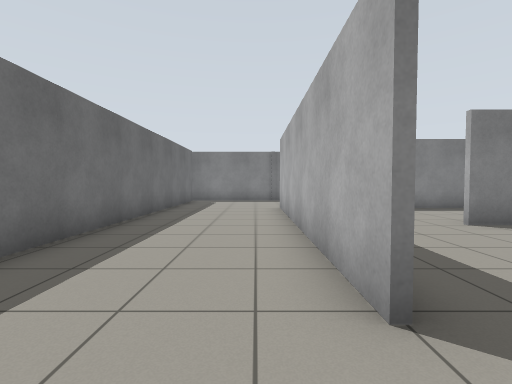
[1] (above)

23 first-person views from a walk through a robot-simulator world made for Gazebo. The camera is 0.94 m above the floor, tilts 2° down and sees 85° across. The floor is counted in squares, 1 m on a side. Each view is taken from the middle of a square. On the plan, view 1 faces up. The plan holds only what a view shows up to about 11 squares ahead; the rest is blank.

[2]
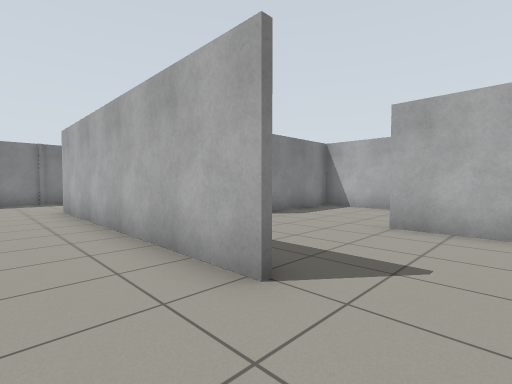

[3]
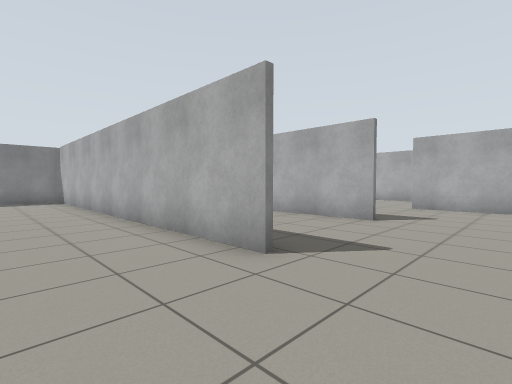

[4]
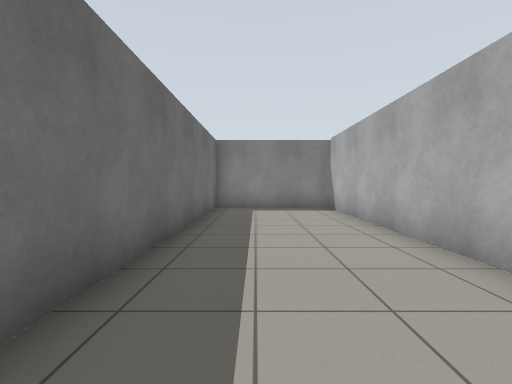

[5]
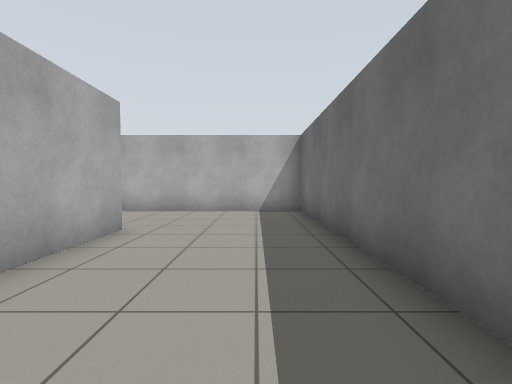

[6]
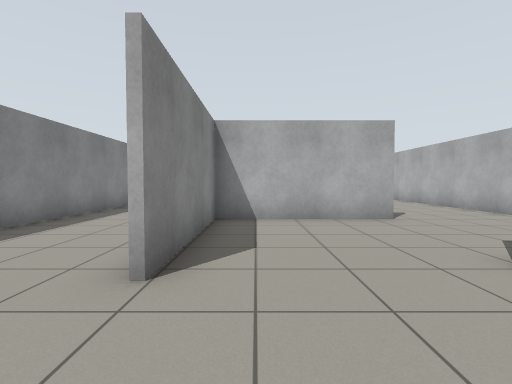

[7]
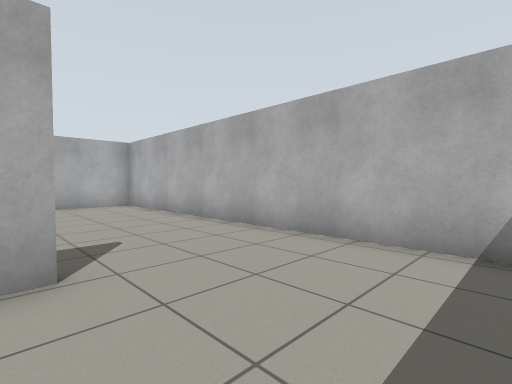

[8]
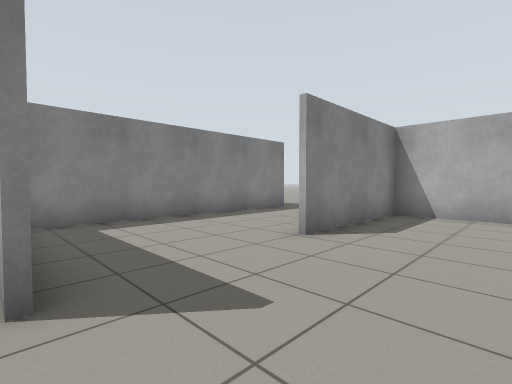

[9]
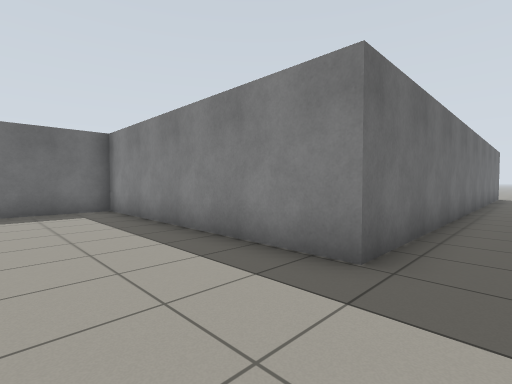

[10]
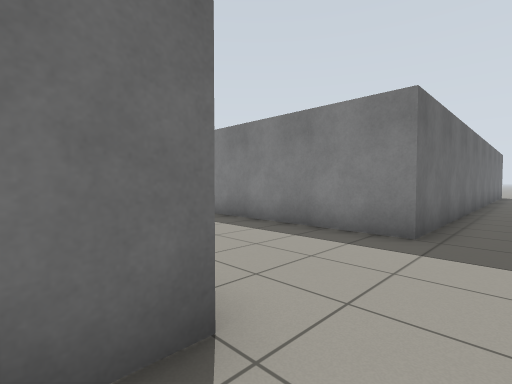

[11]
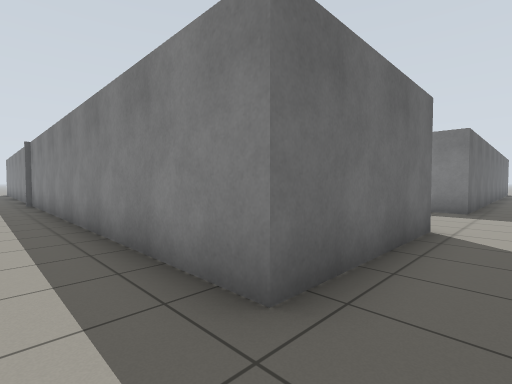

[12]
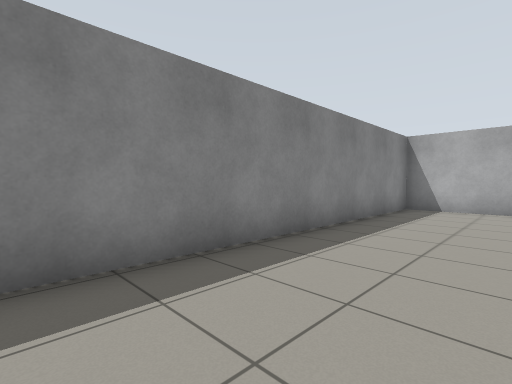

[13]
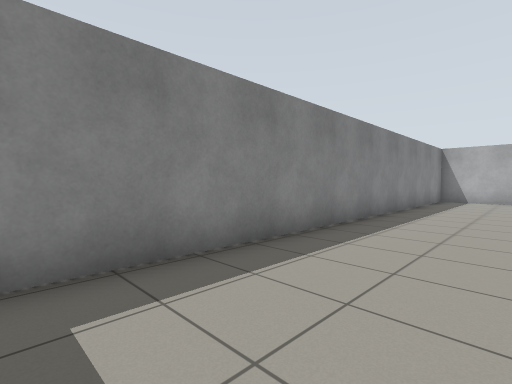

[14]
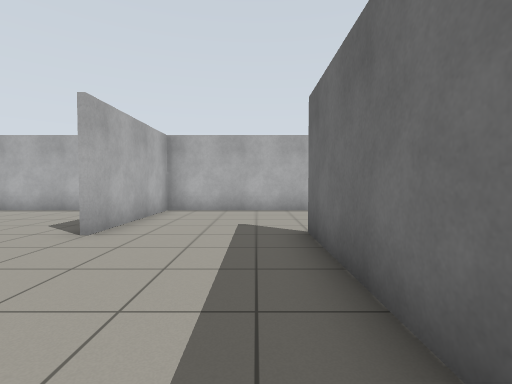

[15]
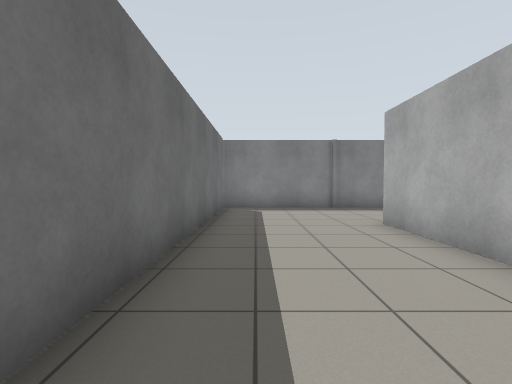

[16]
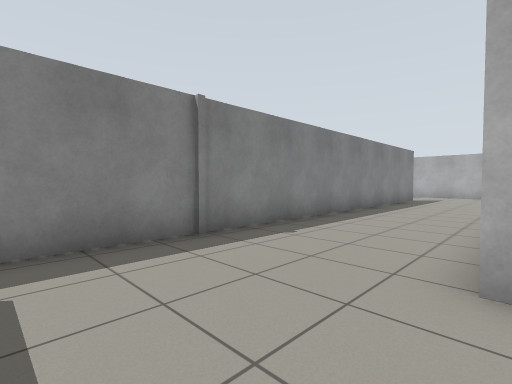

[17]
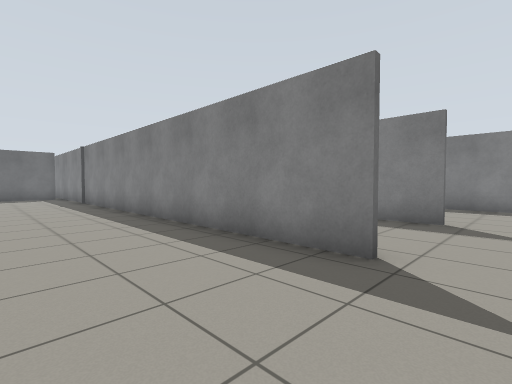

[18]
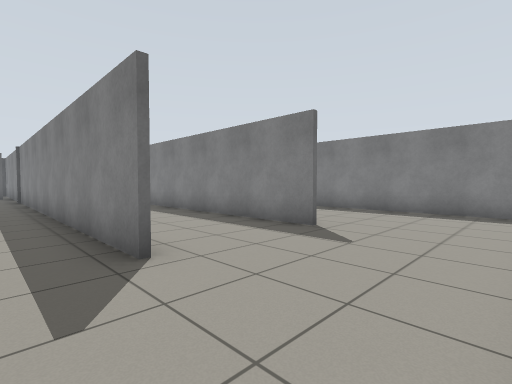

[19]
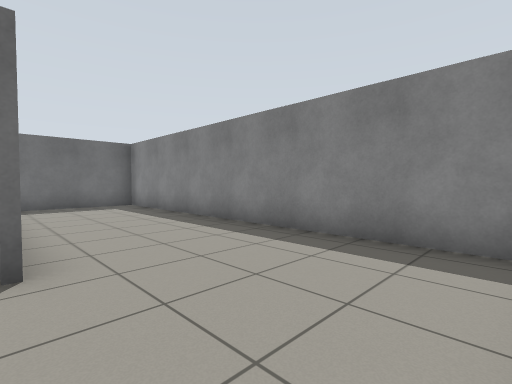

[20]
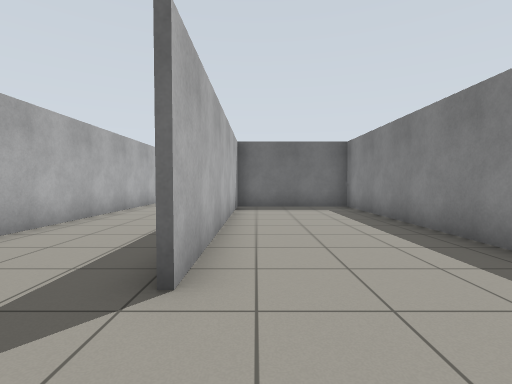

[21]
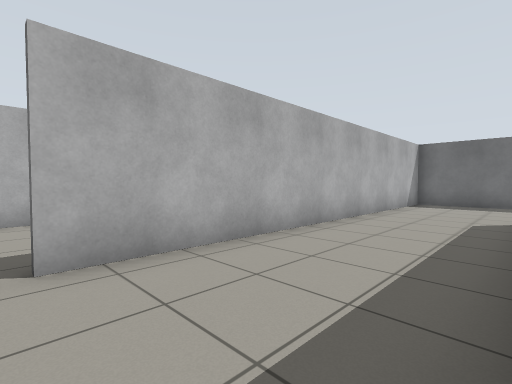

[22]
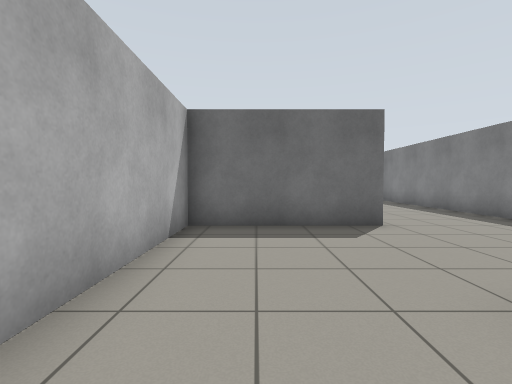

[23]
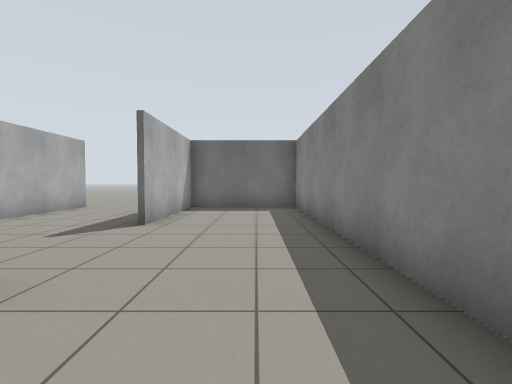

### Floor plan
Points are (right, up) in squares from view 1. A wall is a line through its corners. A room is listed if a view was taken in it or the views show most of it. See-through windows are left out.
Room 1 (views 1, 2, 3, 4, 5, 6, 7, 8, 9, 10, 11, 12, 13, 14, 15, 16, 17, 18, 19, 20, 21, 22, 23)
walls: (1, 6) (1, 1.7); (13.1, 10.3) (13.8, 10.3); (0.9, 1.7) (0.9, 10.4); (9.1, 1.4) (9.1, 6.1) (4.6, 6.1); (-3.2, 14) (-3.2, 3.4); (13.6, 14.4) (-7.5, 14.4) (-7.5, -2.3) (-1.5, -2.3); (1, 18.9) (1, 14.5) (13.6, 14.5); (-3.3, 1.4) (-3.3, 14); (6.1, -2.3) (17.5, -2.3) (17.5, 1.8) (13.1, 1.8); (0.1, -2.3) (5, -2.3); (13.6, 18.1) (6.5, 18.1); (17.5, 7.4) (17.5, 10.2) (2, 10.2); (-7.6, 14.5) (-4, 14.5); (1.5, 22.5) (-7.5, 22.5) (-7.5, 18.6) (-3, 18.6); (17.6, 2.1) (17.6, -2.5) (5, -2.5) (5, 2.1); (17.6, 17.2) (17.6, 6.1) (9.3, 6.1) (9.3, 3.4); (16.9, 22.5) (5.3, 22.5) (5.3, 18.3) (13.6, 18.3)

Where each view was taken, in squares from view 1:
view 1: 0 up, 0 right, facing up
view 2: 0 up, 1 left, facing up-right
view 3: 1 down, 6 left, facing up-right
view 4: 4 up, 6 left, facing up
view 5: 7 up, 6 left, facing down
view 6: 5 up, 2 right, facing right
view 7: 2 up, 6 right, facing down-right
view 8: 1 down, 9 right, facing up-right
view 9: 3 up, 19 right, facing up-left
view 10: 1 up, 19 right, facing up-left
view 11: 4 down, 19 right, facing up-left
view 12: 7 up, 7 right, facing up-right
view 13: 7 up, 2 right, facing up-right
view 14: 7 up, 2 right, facing down
view 15: 4 up, 2 left, facing up
view 16: 10 up, 2 left, facing up-right
view 17: 11 up, 15 right, facing up-left
view 18: 13 up, 17 right, facing up-left
view 19: 18 up, 17 right, facing up-left
view 20: 19 up, 16 right, facing left
view 21: 18 up, 14 right, facing down-left
view 22: 16 up, 7 right, facing left
view 23: 21 up, 3 right, facing left
